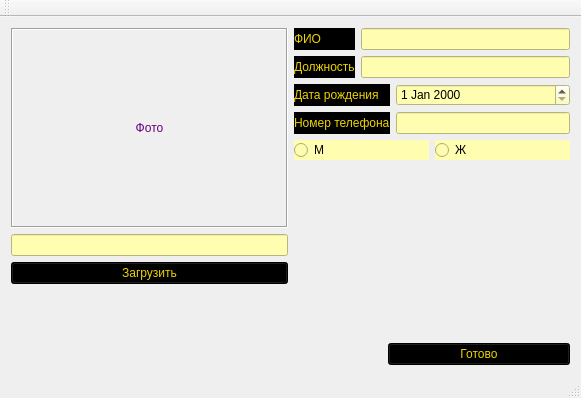
<?xml version="1.0" encoding="UTF-8"?>
<ui version="4.0">
 <class>MainWindow</class>
 <widget class="QMainWindow" name="MainWindow">
  <property name="geometry">
   <rect>
    <x>0</x>
    <y>0</y>
    <width>581</width>
    <height>398</height>
   </rect>
  </property>
  <property name="windowTitle">
   <string>MainWindow</string>
  </property>
  <property name="styleSheet">
   <string notr="true">background: url(:/home/stud/Изображения/bees.jpeg);
</string>
  </property>
  <widget class="QWidget" name="centralWidget">
   <layout class="QGridLayout" name="gridLayout_4">
    <item row="0" column="0" colspan="3">
     <layout class="QGridLayout" name="gridLayout_3">
      <item row="0" column="0" rowspan="3">
       <layout class="QVBoxLayout" name="verticalLayout">
        <item>
         <widget class="QLabel" name="label_photo">
          <property name="sizePolicy">
           <sizepolicy hsizetype="Minimum" vsizetype="Preferred">
            <horstretch>0</horstretch>
            <verstretch>0</verstretch>
           </sizepolicy>
          </property>
          <property name="minimumSize">
           <size>
            <width>200</width>
            <height>200</height>
           </size>
          </property>
          <property name="styleSheet">
           <string notr="true">font: 10pt &quot;xos4 Terminus&quot;;
color:rgb(104, 0, 130)</string>
          </property>
          <property name="frameShape">
           <enum>QFrame::Box</enum>
          </property>
          <property name="frameShadow">
           <enum>QFrame::Sunken</enum>
          </property>
          <property name="text">
           <string>Фото</string>
          </property>
          <property name="alignment">
           <set>Qt::AlignCenter</set>
          </property>
         </widget>
        </item>
        <item>
         <widget class="QLineEdit" name="lineEdit_path">
          <property name="styleSheet">
           <string notr="true">background: rgb(255, 253, 176)</string>
          </property>
         </widget>
        </item>
        <item>
         <widget class="QPushButton" name="pushButton_load">
          <property name="styleSheet">
           <string notr="true">background: rgb(0, 0, 0);
font: 75 13pt &quot;Noto Sans&quot;;
color: rgb(237, 212, 0)</string>
          </property>
          <property name="text">
           <string>Загрузить</string>
          </property>
         </widget>
        </item>
       </layout>
      </item>
      <item row="0" column="1">
       <layout class="QGridLayout" name="gridLayout">
        <item row="1" column="1">
         <widget class="QLineEdit" name="lineEdit_dolzhnost">
          <property name="styleSheet">
           <string notr="true">background: rgb(255, 253, 176)</string>
          </property>
         </widget>
        </item>
        <item row="0" column="1">
         <widget class="QLineEdit" name="lineEdit_fio">
          <property name="styleSheet">
           <string notr="true">background: rgb(255, 253, 176)</string>
          </property>
          <property name="text">
           <string/>
          </property>
         </widget>
        </item>
        <item row="1" column="0">
         <widget class="QLabel" name="label_dolzhnost">
          <property name="styleSheet">
           <string notr="true">background: rgb(0, 0, 0);
font: 75 13pt &quot;Noto Sans&quot;;
color: rgb(237, 212, 0)</string>
          </property>
          <property name="text">
           <string>Должность</string>
          </property>
         </widget>
        </item>
        <item row="0" column="0">
         <widget class="QLabel" name="label_fio">
          <property name="styleSheet">
           <string notr="true">background: rgb(0, 0, 0);
font: 75 13pt &quot;Noto Sans&quot;;
color: rgb(237, 212, 0)</string>
          </property>
          <property name="text">
           <string>ФИО</string>
          </property>
         </widget>
        </item>
       </layout>
      </item>
      <item row="1" column="1">
       <layout class="QGridLayout" name="gridLayout_2">
        <item row="0" column="0">
         <widget class="QLabel" name="label_birthday">
          <property name="styleSheet">
           <string notr="true">background: rgb(0, 0, 0);
font: 75 13pt &quot;Noto Sans&quot;;
color: rgb(237, 212, 0)</string>
          </property>
          <property name="text">
           <string>Дата рождения</string>
          </property>
         </widget>
        </item>
        <item row="0" column="1">
         <widget class="QDateEdit" name="dateEdit">
          <property name="styleSheet">
           <string notr="true">background: rgb(255, 253, 176)</string>
          </property>
         </widget>
        </item>
        <item row="1" column="1">
         <widget class="QLineEdit" name="lineEdit_phone">
          <property name="styleSheet">
           <string notr="true">background: rgb(255, 253, 176)</string>
          </property>
         </widget>
        </item>
        <item row="1" column="0">
         <widget class="QLabel" name="label_phone">
          <property name="styleSheet">
           <string notr="true">background: rgb(0, 0, 0);
font: 75 13pt &quot;Noto Sans&quot;;
color: rgb(237, 212, 0)</string>
          </property>
          <property name="text">
           <string>Номер телефона</string>
          </property>
         </widget>
        </item>
        <item row="2" column="0" colspan="2">
         <layout class="QHBoxLayout" name="horizontalLayout">
          <item>
           <widget class="QRadioButton" name="radioButton_m">
            <property name="styleSheet">
             <string notr="true">font: 10pt &quot;xos4 Terminus&quot;;
background: rgb(255, 253, 176)</string>
            </property>
            <property name="text">
             <string>М</string>
            </property>
           </widget>
          </item>
          <item>
           <widget class="QRadioButton" name="radioButton_f">
            <property name="styleSheet">
             <string notr="true">font: 10pt &quot;xos4 Terminus&quot;;
background: rgb(255, 253, 176)</string>
            </property>
            <property name="text">
             <string>Ж</string>
            </property>
           </widget>
          </item>
         </layout>
        </item>
       </layout>
      </item>
     </layout>
    </item>
    <item row="2" column="0" colspan="2">
     <spacer name="horizontalSpacer_2">
      <property name="orientation">
       <enum>Qt::Horizontal</enum>
      </property>
      <property name="sizeHint" stdset="0">
       <size>
        <width>177</width>
        <height>20</height>
       </size>
      </property>
     </spacer>
    </item>
    <item row="1" column="2">
     <spacer name="verticalSpacer">
      <property name="orientation">
       <enum>Qt::Vertical</enum>
      </property>
      <property name="sizeHint" stdset="0">
       <size>
        <width>20</width>
        <height>86</height>
       </size>
      </property>
     </spacer>
    </item>
    <item row="2" column="2">
     <widget class="QPushButton" name="pushButton">
      <property name="styleSheet">
       <string notr="true">background: rgb(0, 0, 0);
font: 75 13pt &quot;Noto Sans&quot;;
color: rgb(237, 212, 0)</string>
      </property>
      <property name="text">
       <string>Готово</string>
      </property>
     </widget>
    </item>
   </layout>
  </widget>
  <widget class="QMenuBar" name="menuBar">
   <property name="geometry">
    <rect>
     <x>0</x>
     <y>0</y>
     <width>581</width>
     <height>22</height>
    </rect>
   </property>
  </widget>
  <widget class="QStatusBar" name="statusBar"/>
  <widget class="QToolBar" name="mainToolBar">
   <attribute name="toolBarArea">
    <enum>TopToolBarArea</enum>
   </attribute>
   <attribute name="toolBarBreak">
    <bool>false</bool>
   </attribute>
  </widget>
 </widget>
 <layoutdefault spacing="6" margin="11"/>
 <tabstops>
  <tabstop>pushButton</tabstop>
  <tabstop>pushButton_load</tabstop>
  <tabstop>radioButton_m</tabstop>
  <tabstop>radioButton_f</tabstop>
  <tabstop>dateEdit</tabstop>
  <tabstop>lineEdit_phone</tabstop>
  <tabstop>lineEdit_dolzhnost</tabstop>
  <tabstop>lineEdit_fio</tabstop>
  <tabstop>lineEdit_path</tabstop>
 </tabstops>
 <resources/>
 <connections/>
</ui>
